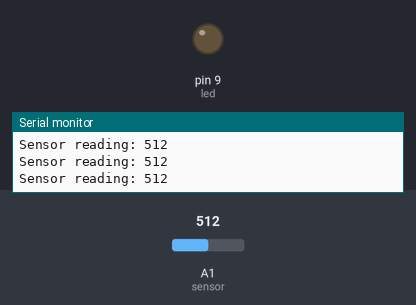
This sketch was run on a simulated Arduino Uno, built with avr-gcc and run on an emulated ATmega328P. Parts: output pins drawn as LEDs (lit = HIGH), the last lines printed to the serial monitor. The test bench sets the inputs (shaded band); at power-on: A1 (sensor) = 512.

Above: at 1.2 s.
1.3 s: A1 (sensor) set to 482
At 2.4 s:
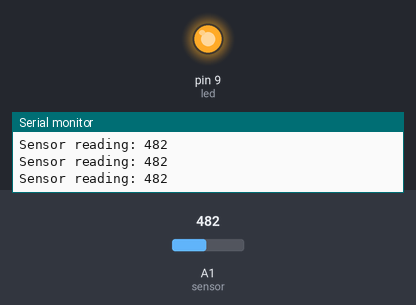
2.8 s: A1 (sensor) set to 510
At 4.0 s:
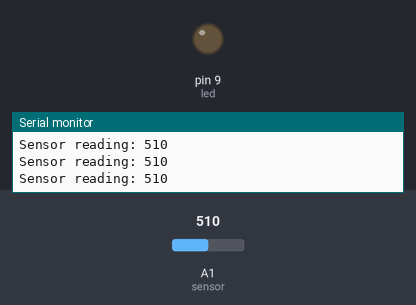
4.3 s: A1 (sensor) set to 490
At 5.6 s:
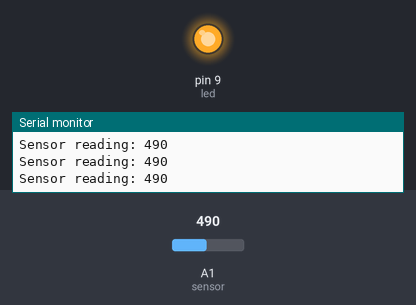
Timing chart, 0 to 7.3 s (numbered marks = the images above; inputs shaded):
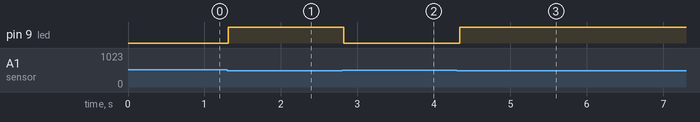

The sketch:

LightSensor-threshold.ino
```cpp
/*
 * Find threshold sensorvalue for LED OFF to ON.
 *
 * 2016-0910 threshold=500
 *
 * Rui Santos
 * Complete Project Details http://randomnerdtutorials.com
*/

// You might need to change the threshold value to find a suitable value
// to turn the LEDs on and off when you move your hand over the photoresistor
int threshold = 500;//600;

// Connect the LED to digital pin 9
int led = 9;

// The photoresistor lead is connected to analog pin
int sensor = A1;
// stores the analog reading value
int sensorValue = 0;

void setup()
{
  // sets the LED as an output
  pinMode(led, OUTPUT);
  // sets the photoresistor as an input
  pinMode(sensor, INPUT);
  // starts the serial communication at a baud rate of 9600
  Serial.begin(115200);
}

void loop(){
  // Reads the current photoresistor value
  sensorValue = analogRead(sensor);
  // if the value is below a certain threshold it turns the LED on, otherwise the LED remains off
  if (sensorValue < threshold) {
      digitalWrite(led, HIGH);
  }
  else {
      digitalWrite(led,LOW);
  }
  // prints the current readings in the Arduino IDE serial monitor
  Serial.print ("Sensor reading: ");
  Serial.println(sensorValue);
  delay(50);
}
```

Measured:
- the behaviour switches between 500 and 499 on A1 (sensor) (found by bisection; images 0 and 1)
- after the input at 1.3 s, pin 9 (led): LOW → HIGH at once
- after the input at 2.8 s, pin 9 (led): HIGH → LOW at once
- after the input at 4.3 s, pin 9 (led): LOW → HIGH at once
